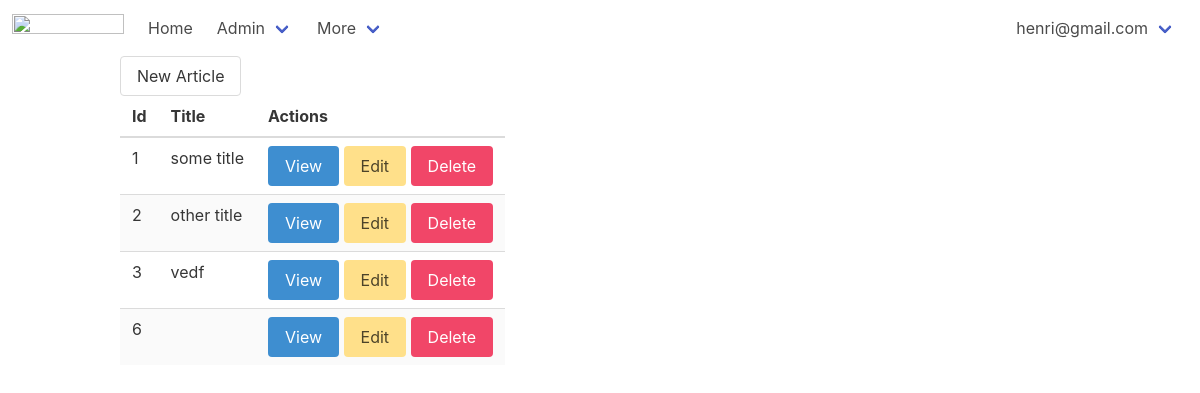
Screenshot of /admin/articles (signed in) with the database file from the repository.
### tables this page shows
CREATE TABLE users
(
    id       integer
        primary key autoincrement,
    email    text not null
        unique,
    password text not null
);

CREATE TABLE "articles"
(
    body  text,
    id    integer
        primary key autoincrement,
    title text
);

### helpers.php (called while the page is built, shortened)
<?php
function view($viewName, $wars = []){
    extract($wars);
    include __DIR__ . "/views/$viewName.php";
}
function auth(){
    return User::auth();
}

### src/Controllers/ArticlesController.php (called while the page is built, shortened)
<?php
class ArticlesController {
    public function index(){
        $articles = Article::all();
        view('articles/index',compact('articles'));
    }
}

### src/DB.php (called while the page is built, shortened)
<?php
class DB {
    private $conn;
    public function __construct(){
        try {
            $this->conn = new PDO("sqlite:db.sqlite");
            $this->conn->setAttribute(PDO::ATTR_ERRMODE, PDO::ERRMODE_EXCEPTION);
        } catch(PDOException $e) {
                echo "Connection failed: " . $e->getMessage();
        }
    }
    public function all($table, $class){
        $stmt = $this->conn->prepare("SELECT * FROM $table");
        $stmt->execute();
        $stmt->setFetchMode(PDO::FETCH_CLASS,$class);
        return $stmt->fetchAll();
    }
    public function find($table, $class, $id,){
        $stmt = $this->conn->prepare("SELECT * FROM $table where id=$id");
        $stmt->execute();
        $stmt->setFetchMode(PDO::FETCH_CLASS,$class);
        return $stmt->fetch();
        }
  }

### src/Models/Model.php (called while the page is built, shortened)
<?php
class Model {
    public static $table;
    public static function all(){
        $db = new DB();
        return $db->all(static::$table, static::class);
    }
    public static function find($id){
        $db = new DB();
        return $db->find(static::$table, static::class, $id);
    }
}

### src/Models/User.php (called while the page is built, shortened)
<?php
 Class User extends Model {
public static function auth(){
    if(isset($_SESSION['user'])){
        $user = self::find($_SESSION['user']);
        if($user){
            return $user;
        }
    }
    return false;
    }
}

### views/articles/index.php (the view)
<?php include __DIR__ . '/../partials/Header.php'; ?>
<div class="container">
    <a href="/admin/articles/new" class="button is-priamry">New Article</a>
    <table class="table is-striped">
        <thead>
            <th>Id</th>
            <th>Title</th>
            <th>Actions</th>
        </thead>
        <tbody>
        <?php foreach ($articles as $article) : ?>
            <tr>
                <td><?=$article->id?></td>
                <td><?=$article->title?></td>
                <td>
                    <a class="button is-info" href="/admin/articles/view?id=<?=$article->id?>">View</a>
                    <a class="button is-warning" href="/admin/articles/edit?id=<?=$article->id?>">Edit</a>
                    <a class="button is-danger" href="/admin/articles/delete?id=<?=$article->id?>">Delete</a>
                </td>
            </tr>
            <?php endforeach; ?>
        </tbody>
    </table>
</div>
<?php include __DIR__ . '/../partials/footer.php'; ?>

### views/partials/nav.php (shortened to what this page needs)
<nav class="navbar" role="navigation" aria-label="main navigation">
  <div class="navbar-brand">
    <a class="navbar-item" href="https://bulma.io">
      <img src="https://bulma.io/images/bulma-logo.png" width="112" height="28">
    </a>
  </div>
  <div id="navbarBasicExample" class="navbar-menu">
    <div class="navbar-start">
      <a class="navbar-item" href="/">
        Home
      </a>
      <div class="navbar-item has-dropdown is-hoverable" href="/admin/articles">
        <a class="navbar-link">
          Admin
        </a>
      </div>
    <div class="navbar-item has-dropdown is-hoverable">
        <a class="navbar-link">
          More
        </a>
      </div>
    </div>
  </div>
    <div class="navbar-end">
      <div class="navbar-item">
        <?php if(auth()): ?>
          <div class="navbar-item has-dropdown is-hoverable">
            <a class="navbar-link">
              <?=auth()->email?>
            </a>
          </div>
        <?php endif; ?>
      </div>
    </div>
</nav>

### rows the page displays
users: email "henri@gmail.com"
articles: id "1", title "some title"
articles: id "2", title "other title"
articles: id "3", title "vedf"
articles: id "6"
